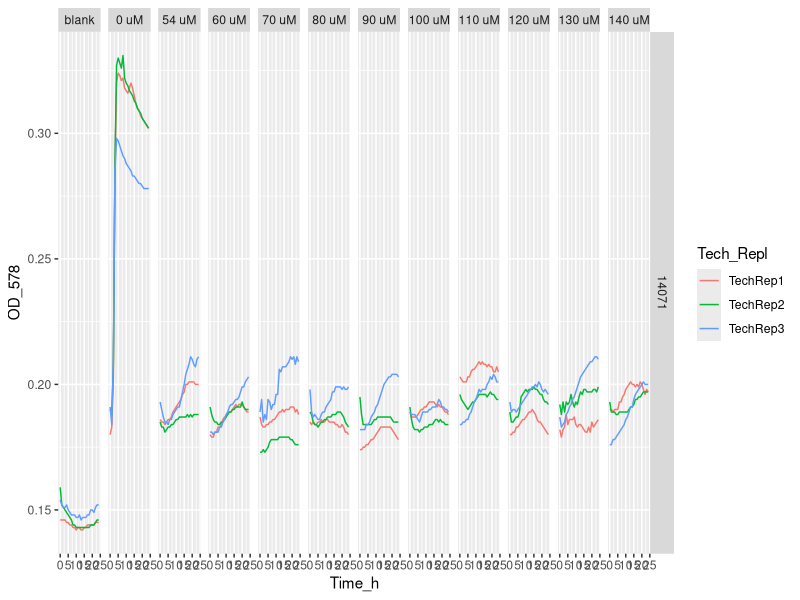
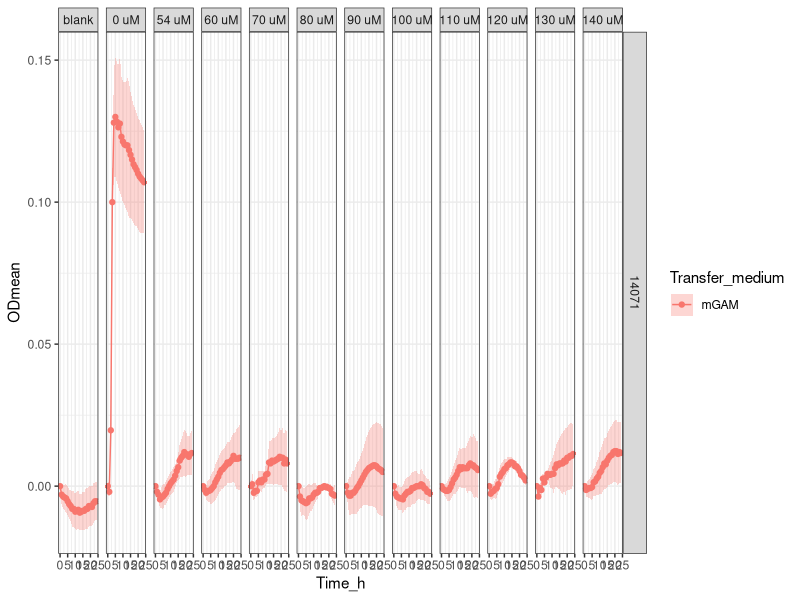

Generate these figures, in order, with R:
setwd("~/ITQB/Plate readings/Exp25_4plates_07022024")

library(tidyverse)
library(readxl)

Exp25 <- Exp25_4plates_07022024 <- read_excel("Exp25_4plates_07022024_14071_final_final.xlsx")
# View(Exp25)

Exp25_v1 <- Exp25 %>%
  pivot_longer(names_to = "Condition", values_to = "OD_578", cols = -Time_h)
# Exp25_v1
# View(Exp25_v1)


Exp25_v2 <- separate(Exp25_v1, Condition, 
                     c("Strain",
                       "Transfer_medium",
                       "Zn_condition", 
                       "Tech_Repl",
                       "Biol_Repl",
                       "TPEN_conc",
                       "Well_number"), 
                     sep = "_", remove = FALSE,
                     convert = FALSE)
# View(Exp25_v2)

Exp25_v2$OD_578 <- as.numeric (Exp25_v2$OD_578) #Because OD_578 values are character


Exp25_v2 <- Exp25_v2 %>% mutate(TPEN_conc = recode (TPEN_conc,
                                                    "ctrTPENcells" = "blank",
                                                    "ctrTPEN" = "0 uM",
                                                    "10.8" = "54 uM",
                                                    "12" = "60 uM",
                                                    "14" = "70 uM",
                                                    "16" = "80 uM",
                                                    "18" = "90 uM",
                                                    "20" = "100 uM",
                                                    "22" = "110 uM",
                                                    "24" = "120 uM",
                                                    "26" = "130 uM",
                                                    "28" = "140 uM"))

Exp25_v2$TPEN_conc <- factor(Exp25_v2$TPEN_conc, levels = c("blank",
                                                      "0 uM",
                                                      "54 uM",
                                                      "60 uM",
                                                      "70 uM",
                                                      "80 uM",
                                                      "90 uM",
                                                      "100 uM",
                                                      "110 uM",
                                                      "120 uM",
                                                      "130 uM",
                                                      "140 uM"))



# Exp25_v2 %>%
#   ggplot(aes(x= Time_h, y=OD_578, color = Tech_Repl)) +
#   geom_line() +
#   facet_grid (Strain ~ TPEN_conc)


Exp25_v2 %>% filter (Transfer_medium == "mGAM") %>%
  ggplot(aes(x= Time_h, y=OD_578, color = Tech_Repl)) +
  geom_line() +
  facet_grid (Strain ~ TPEN_conc)

Exp25_v3<- Exp25_v2 %>% group_by(Strain, Transfer_medium, Zn_condition, Tech_Repl, Biol_Repl, Well_number) %>%
  mutate(blank = Time_h ==0)

# View(Exp25_v3)

Exp25_v4 <- Exp25_v3 %>%
  group_by(Strain, Transfer_medium, Zn_condition, Tech_Repl, Biol_Repl, Well_number) %>%
  mutate(OD = OD_578 - OD_578[blank]) %>%
  ungroup()


# View(Exp25_v4)

#Obtain the mean and sd
Exp25_v5 <- Exp25_v4 %>% group_by(Time_h, Strain, Transfer_medium, TPEN_conc) %>%
  summarise(ODmean = mean(OD), sdOD = sd(OD), n())


Exp25_v5 <- Exp25_v5 %>% mutate(TPEN_conc = recode (TPEN_conc,
                                                    "ctrTPENcells" = "blank",
                                                    "ctrTPEN" = "0 uM",
                                                    "10.8" = "54 uM",
                                                    "12" = "60 uM",
                                                    "14" = "70 uM",
                                                    "16" = "80 uM",
                                                    "18" = "90 uM",
                                                    "20" = "100 uM",
                                                    "22" = "110 uM",
                                                    "24" = "120 uM",
                                                    "26" = "130 uM",
                                                    "28" = "140 uM"))


# stocks conc / 0.001(mM --> uM) / d.f (=2)--> conc TPEN (now in the table)


Exp25_v5  %>% filter (Transfer_medium == "mGAM") %>%
  ggplot(aes(x = Time_h,
             y = ODmean,
             color = Transfer_medium
  )) +
  geom_point() + 
  geom_line() +
  geom_ribbon(aes(ymin=ODmean-sdOD, ymax=ODmean+sdOD, fill = Transfer_medium), 
              alpha = 0.3, colour = NA) + 
  facet_grid (Strain ~ TPEN_conc) +
  theme_bw()
